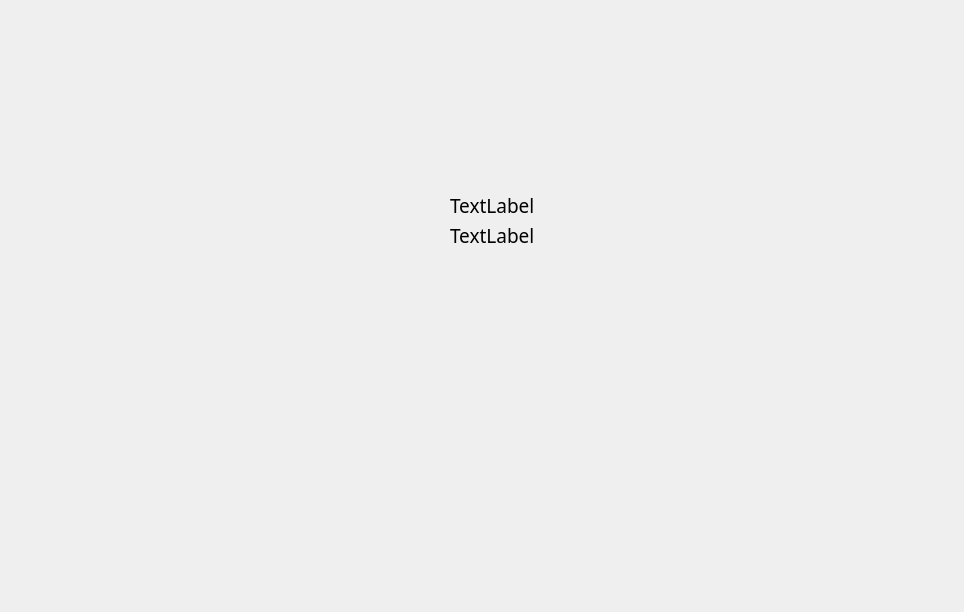
<?xml version="1.0" encoding="UTF-8"?>
<ui version="4.0">
 <class>userProfile</class>
 <widget class="QWidget" name="userProfile">
  <property name="geometry">
   <rect>
    <x>0</x>
    <y>0</y>
    <width>964</width>
    <height>612</height>
   </rect>
  </property>
  <property name="windowTitle">
   <string>Form</string>
  </property>
  <widget class="QPushButton" name="pushButton">
   <property name="geometry">
    <rect>
     <x>700</x>
     <y>220</y>
     <width>71</width>
     <height>231</height>
    </rect>
   </property>
   <property name="styleSheet">
    <string notr="true">background-color: rgba(255, 255, 255,0);
color: rgb(0, 0, 0);
border:none</string>
   </property>
   <property name="text">
    <string/>
   </property>
  </widget>
  <widget class="QPushButton" name="pushButton_2">
   <property name="geometry">
    <rect>
     <x>40</x>
     <y>220</y>
     <width>71</width>
     <height>231</height>
    </rect>
   </property>
   <property name="styleSheet">
    <string notr="true">background-color: rgba(255, 255, 255,0);
color: rgb(0, 0, 0);
border:none
</string>
   </property>
   <property name="text">
    <string/>
   </property>
  </widget>
  <widget class="QPushButton" name="pushButton_3">
   <property name="geometry">
    <rect>
     <x>160</x>
     <y>340</y>
     <width>231</width>
     <height>161</height>
    </rect>
   </property>
   <property name="styleSheet">
    <string notr="true">background-color: rgba(255, 255, 255,0);
color: rgb(0, 0, 0);
border:none</string>
   </property>
   <property name="text">
    <string/>
   </property>
  </widget>
  <widget class="QPushButton" name="pushButton_4">
   <property name="geometry">
    <rect>
     <x>420</x>
     <y>340</y>
     <width>231</width>
     <height>161</height>
    </rect>
   </property>
   <property name="styleSheet">
    <string notr="true">background-color: rgba(255, 255, 255,0);
color: rgb(0, 0, 0);
border:none

</string>
   </property>
   <property name="text">
    <string/>
   </property>
  </widget>
  <widget class="QLabel" name="label">
   <property name="geometry">
    <rect>
     <x>450</x>
     <y>180</y>
     <width>611</width>
     <height>51</height>
    </rect>
   </property>
   <property name="font">
    <font>
     <family>Gilroy-Bold</family>
     <pointsize>14</pointsize>
     <bold>false</bold>
    </font>
   </property>
   <property name="layoutDirection">
    <enum>Qt::LeftToRight</enum>
   </property>
   <property name="text">
    <string>TextLabel</string>
   </property>
  </widget>
  <widget class="QLabel" name="label_2">
   <property name="geometry">
    <rect>
     <x>450</x>
     <y>210</y>
     <width>611</width>
     <height>51</height>
    </rect>
   </property>
   <property name="font">
    <font>
     <family>Gilroy-Bold</family>
     <pointsize>14</pointsize>
     <bold>false</bold>
    </font>
   </property>
   <property name="layoutDirection">
    <enum>Qt::LeftToRight</enum>
   </property>
   <property name="text">
    <string>TextLabel</string>
   </property>
  </widget>
 </widget>
 <resources/>
 <connections/>
</ui>
